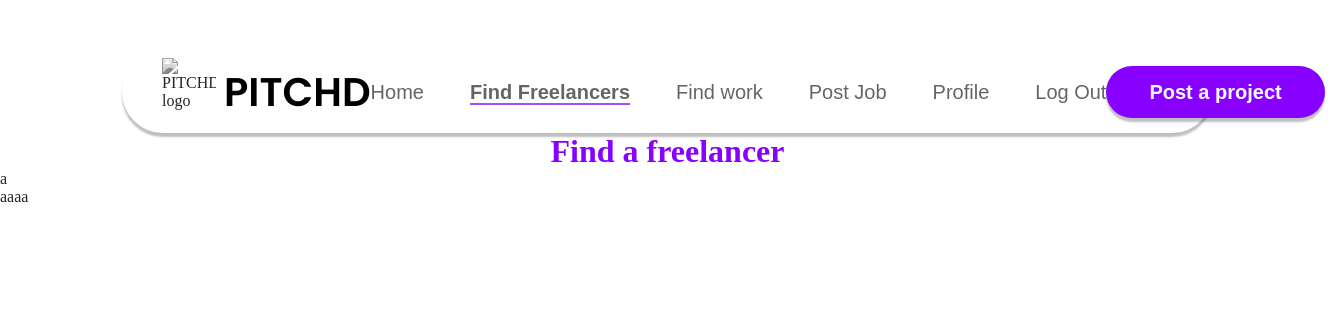
/find_freelancer (signed in), run on an earlier commit of the app's database.
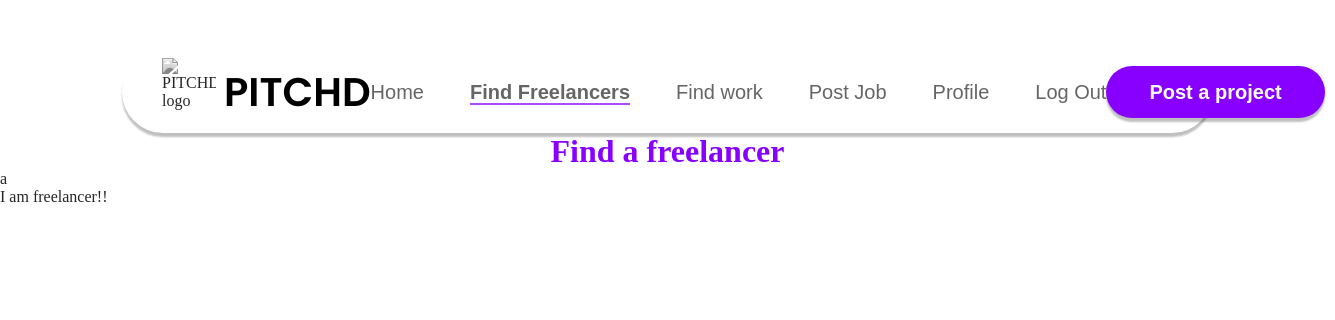
And on a later commit of the database.
### PITCHD/database.py (models this page shows)
class User(db.Model, UserMixin):
    id = db.Column(db.Integer, primary_key = True)
    username = db.Column(db.String(15), unique = True)
    email = db.Column(db.String(150), unique = True)
    firstname = db.Column(db.String(32))
    lastname = db.Column(db.String(32))
    description = db.Column(db.String(500))
    password = db.Column(db.String(150))
    date_of_birth = db.Column(db.Date)
    is_freelancer = db.Column(db.Boolean, default=False, nullable=False)

### PITCHD/authentication.py (the view)
@login_required
@authentication.route("/find_freelancer")
def findfreelancer():
    users = User.query.filter_by(is_freelancer=True).all()
    return render_template('find_freelancer.html', users=users, user=current_user)

### PITCHD/__init__.py (called while the page is built)
def create_app():
    app = Flask(__name__)
    if not os.path.exists(app.instance_path):
        os.makedirs(app.instance_path)
    app.config['SECRET_KEY'] = 'lololol'
    app.config['SQLALCHEMY_DATABASE_URI'] ='sqlite:///' + os.path.join(app.instance_path, DB_name)
    db.init_app(app)
    from .page import page
    from .authentication import authentication
    app.register_blueprint(page, url_prefix = '/')
    app.register_blueprint(authentication, url_prefix = '/')
    from .database import User, Task
    create_database(app)
    login_manager = LoginManager()
    login_manager.login_view = "authentication.login"
    login_manager.init_app(app)
    @login_manager.user_loader
    def load_user(id):
        return User.query.get(int(id))
    return app

### PITCHD/templates/find_freelancer.html (shortened to what this page needs)
{% extends 'base.html' %}
{% block main %}
<h1 style="color:#8800ff; text-align:center;">Find a freelancer</h1>
{% for user in users%}
<p>{{ user.username }}</p>
<p>{{ user.description }}</p>
{% endfor %}
{% endblock %}

### PITCHD/templates/base.html (shortened to what this page needs)
<!DOCTYPE html>
<html>
<link rel="stylesheet" href="{{ url_for('static', filename='style.css') }}">
<body>
  <div class="navbar-wrapper">
    <nav class="navbar" role="navigation" aria-label="Main navigation">
      <a href="#" class="navbar__brand" aria-label="PITCHD Home">
        <img class="navbar__logo" src="https://www.figma.com/api/mcp/asset/6392430e-f293-445f-9e22-cd2f7d2cb11e"
          alt="PITCHD logo" />
        <span class="navbar__name">PITCHD</span>
      </a>
      <ul class="navbar__links" id="nav-links">
        <li><a href="/" id="home_nav">Home</a></li>
        {% if user.is_authenticated%}
        <li><a href="/find_freelancer" id="find_freelancer_nav">Find Freelancers</a></li>
        <li><a href="/find_work" id="find_work_nav">Find work</a></li>
        <li><a href="/post_job" id="post_job_nav">Post Job</a></li>
        <li><a href="/profile" id="profile_nav">Profile</a></li>
        <li><a href="/logout" id="logout_nav">Log Out</a></li>
        {% else %}
        <li><a href="/login" id="login_nav">Log In</a></li>
        <li><a href="/sign_up" id="signup_nav">Sign Up</a></li>
        {% endif %}
      </ul>
      <button class="navbar__cta" onclick="window.location.href='/post_job';">Post a project</button>
    </nav>
    {% block main %} {% endblock %}
  </div>
</body>
</html>

### PITCHD/static/style.css (style rules this page uses)
html { --color-purple: #8800ff; --color-purple-light: #8800ff; --color-white: #ffffff; --color-dark: #252525; --color-dark-alt: #270c2d; --color-grey: #9d9d9d; --color-grey-light: #dedede; --color-black: #000000; --color-hero-text: #fbfafc; --color-search-text: #342727; --color-footer-bg: #ffffff; --color-newsletter-bg: #dedede; --fs-10: 10px; --fs-14: 14px; --fs-16: 16px; --fs-18: 18px; --fs-20: 20px; --fs-24: 24px; --fs-28: 28px; --fs-30: 30px; --fs-32: 32px; --fs-36: 36px; --fs-40: 40px; --fs-56: 56px; --fs-65: 65px; --sp-5: 5px; --sp-15: 15px; --sp-20: 20px; --sp-30: 30px; --sp-40: 40px; --sp-60: 60px; --sp-75: 75px; --sp-76: 76px; --sp-122: 122px; --radius-10: 10px; --radius-20: 20px; --radius-30: 30px; --radius-50: 50px; --shadow-nav: 0px 4px 2px rgba(0,0,0,0.25); --shadow-steps: 0px 20px 25px rgba(0,0,0,0.05); --shadow-card: 0px 1px 3px rgba(0,0,0,0.1); --shadow-portfolio: 0px 2px 6px rgba(0,0,0,0.1); --shadow-newsletter-input: 0px 4px 5px rgba(0,0,0,0.1); --shadow-search: 0px 4px 4px rgba(0,0,0,0.05); }
*, *::before, *::after { box-sizing: border-box; margin: 0; padding: 0; }
html { scroll-behavior: smooth; }
body { color: var(--color-dark); background: var(--color-white); overflow-x: hidden; }
a { text-decoration: none; color: inherit; }
img { display: block; max-width: 100%; }
button { cursor: pointer; }
.navbar { position: sticky; top: 0; z-index: 1000; background: var(--color-white); box-shadow: var(--shadow-nav); height: 82px; border-radius: var(--radius-50); margin: 51px var(--sp-122) 0; display: flex; align-items: center; justify-content: space-between; padding: 0 40px; }
.navbar__brand { display: flex; align-items: center; gap: 8px; text-decoration: none; }
.navbar__logo { width: 54px; height: 68px; object-fit: contain; object-position: bottom; mix-blend-mode: luminosity; }
.navbar__name { font-size: var(--fs-40); font-weight: 600; color: var(--color-black); line-height: 1; font-family: 'Poppins', sans-serif; }
.navbar__links { display: flex; align-items: center; gap: 46px; list-style: none; }
.navbar__links a { font-size: var(--fs-20); font-weight: 400; color: var(--color-dark); opacity: 0.7; white-space: nowrap; transition: opacity 0.2s; padding-top: 15px; font-family: 'Arial', sans-serif; }
.navbar__cta { background: var(--color-purple); color: var(--color-white); font-size: var(--fs-20); font-weight: 600; border: none; border-radius: var(--radius-50); padding: 11px 43px; height: 52px; white-space: nowrap; box-shadow: var(--shadow-nav); transition: opacity 0.2s; }

### PITCHD/templates/find_freelancer.html (style rules this page uses)
#find_freelancer_nav { font-weight:bold; border-bottom: 2px solid #8800ff; }

What changed in the data, as far as the page shows it:
changed User: description "aaaa" → "I am freelancer!!"
